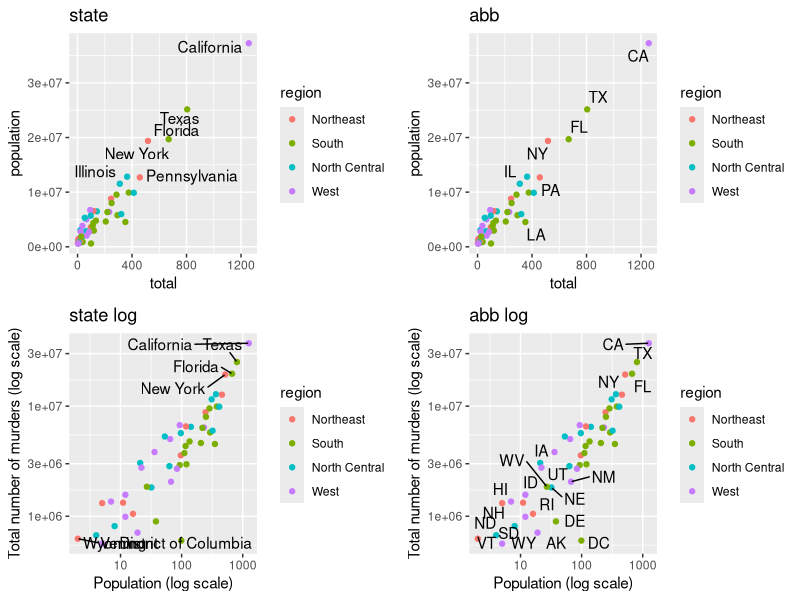
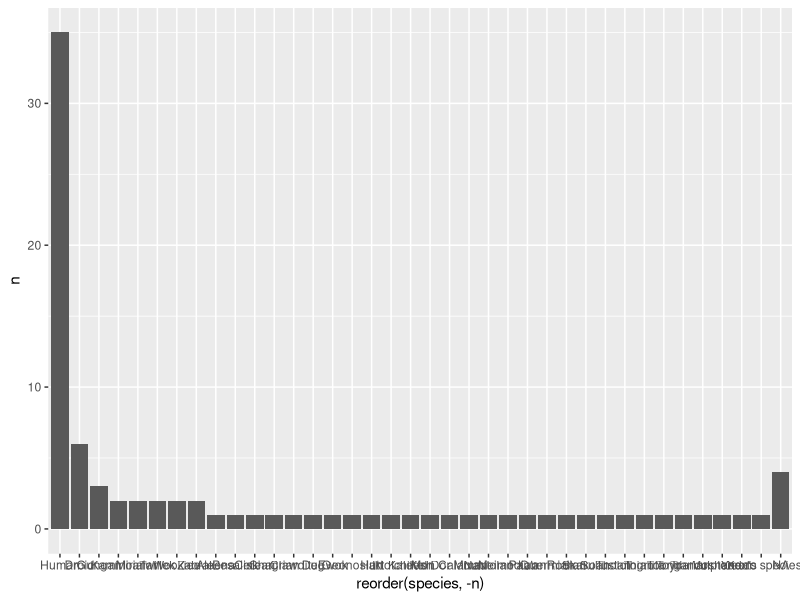
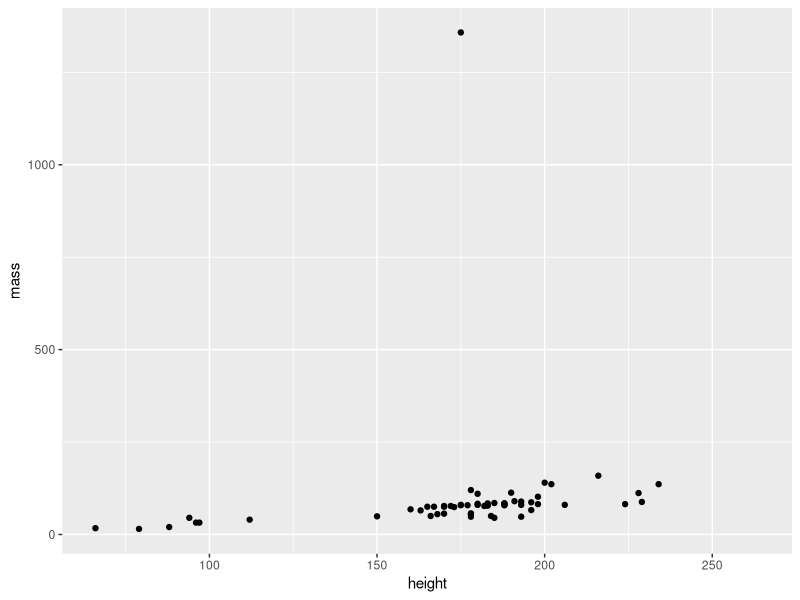
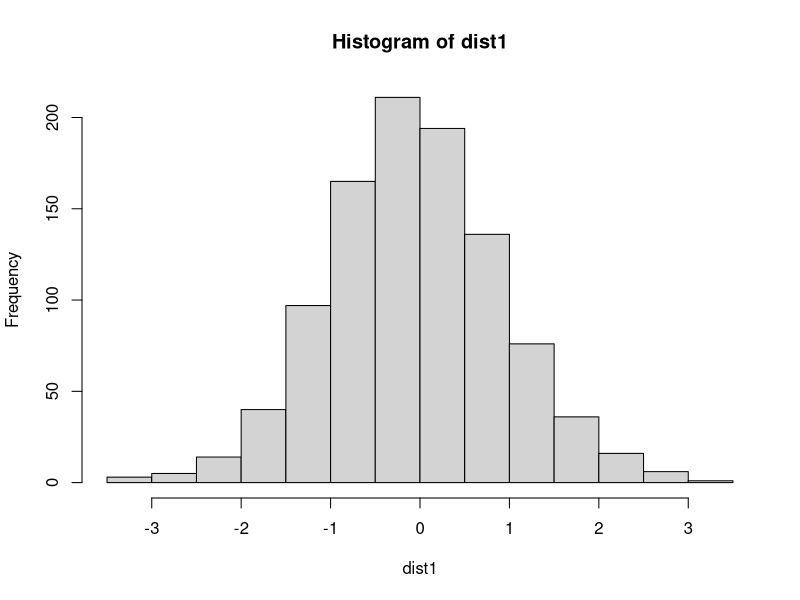
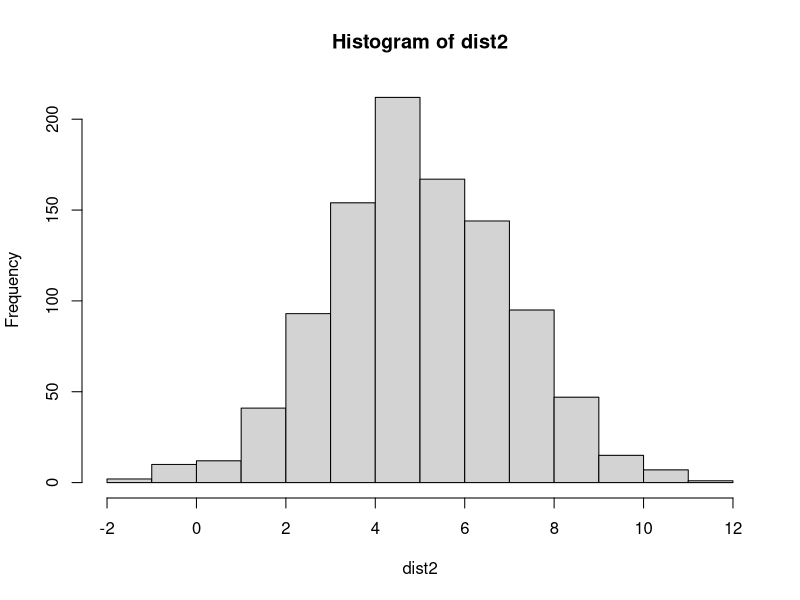

Write the R code that produced these figures, in order.
library(dplyr)
library(ggplot2)
library(dslabs)
library(ggrepel)
library(gridExtra)

# Exercise 1
## Question 1 & Question 2
p1 <- murders %>% ggplot(aes(total, population, label=state)) +
geom_point(aes(color=region)) +
geom_text_repel() +
ggtitle("state")

p2 <- murders %>% ggplot(aes(total, population, label=abb)) +
geom_point(aes(color=region)) +
geom_text_repel() +
ggtitle("abb")

p3 <- murders %>% ggplot(aes(total, population, label=state)) +
geom_point(aes(color=region)) +
geom_text_repel() +
scale_x_log10() +
scale_y_log10() +
xlab("Population (log scale)") +
ylab("Total number of murders (log scale)") +
ggtitle("state log")

p4 <- murders %>% ggplot(aes(total, population, label=abb)) +
geom_point(aes(color=region)) +
geom_text_repel() +
scale_x_log10() +
scale_y_log10() +
xlab("Population (log scale)") +
ylab("Total number of murders (log scale)") +
ggtitle("abb log")

grid.arrange(p1, p2, p3, p4, ncol = 2, nrow=2)

# Exercise 2
## human characters
humans <- starwars %>%
filter(starwars$species == "Human")

## worlds
unique(starwars$homeworld)

## height and mass
### height
starwars %>%
group_by(species) %>%
mutate(mean_height_species=mean(height, na.rm=TRUE)) %>%
select(mean_height_species) %>%
unique()

### mass
starwars %>%
group_by(species) %>%
mutate(mean_mass_species=mean(mass, na.rm=TRUE)) %>%
select(mean_mass_species) %>%
unique()

## Plot number of characters of each type in decreasing order
species_count <- starwars %>%
count(species) # this keeps NA at the end

species_count %>%
ggplot(aes(reorder(species, -n), n)) +
geom_bar(stat="identity")

## Relationship between height and weight
starwars %>%
ggplot() +
geom_point(aes(height, mass)) # there is an outlier, but it seems that height and mass are positively correlated


# Exercise 3
dist1 <- rnorm(1000, 0, 1)
dist2 <- rnorm(1000, 5, 2)

hist(dist1)
hist(dist2)
